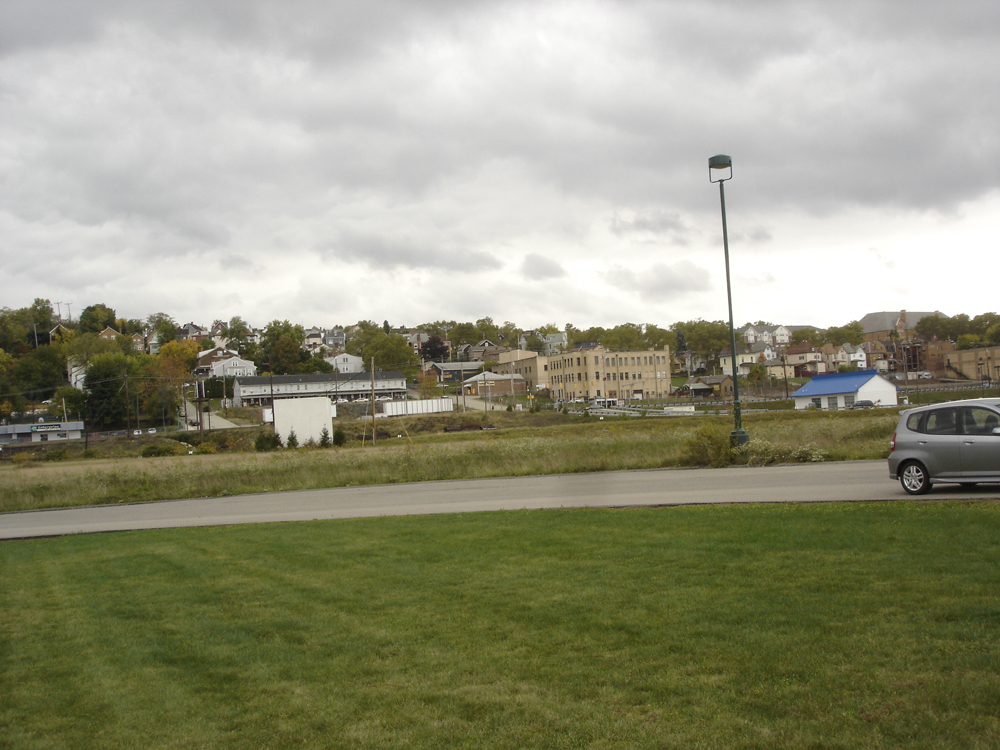
#> input picture isy-02/images/pano1.jpg, 1000 x 750 px
$ python -i ImageStitcher.py   (imports and definitions only)
#> lines starting #> are read from the running program, lines starting #| are printed output that depends on the picture
import numpy as np
import cv2


# complete the class ImageStitcher

class ImageStitcher:
    """A simple class for stitching two images. The class expects two color images"""

    def __init__(self, imagelist):

        self.imagelist = imagelist

        # match ratio to clean feature area from non-important ones
        self.distanceRatio = 0.75
        # theshold for homography
        self.reprojectionThreshold = 4.0

    def match_keypoints(self, kpsPano1, kpsPano2, descriptors1, descriptors2):
        """This function computes the matching of image features between two different
        images and a transformation matrix (aka homography) that we will use to unwarp the images
        and place them correctly next to each other. There is no need for modifying this, we will
        cover what is happening here later in the course.
        """
        # compute the raw matches using a Bruteforce matcher that
        # compares image descriptors/feature vectors in high-dimensional space
        # by employing K-Nearest-Neighbor match (more next course)
        bf = cv2.BFMatcher()
        rawmatches = bf.knnMatch(descriptors1, descriptors2, 2)
        matches = []

        # loop over the raw matches and filter them
        for m in rawmatches:
            # ensure the distance is within a certain ratio of each
            # other (i.e. David Lowe's ratio = 0.75)
            # in other words - panorama images need some useful overlap
            if len(m) == 2 and m[0].distance < m[1].distance * self.distanceRatio:
                matches.append((m[0].trainIdx, m[0].queryIdx))

        print("matches:", len(matches))
        # we need to compute a homography - more next course
        # computing a homography requires at least 4 matches
        if len(matches) > 4:
            # construct the two sets of points
            ptsPano1 = np.float32([kpsPano1[i].pt for (_, i) in matches])
            ptsPano2 = np.float32([kpsPano2[i].pt for (i, _) in matches])

            # compute the homography between the two sets of points
            (H, status) = cv2.findHomography(ptsPano1, ptsPano2, cv2.RANSAC, self.reprojectionThreshold)

            # we return the corresponding perspective transform and some
            # necessary status object + the used matches
            return (H, status, matches)

        # otherwise, no homograpy could be computed
        return None

    # [51 lines left out: functions draw_matches, crop_black, scale_to_width, not called in this run]

    def stitch_to_panorama(self, target_width=1000):

        # YOUR CODE HERE
        matchList = []
        baseImage = self.imagelist[0]
        warpedImg = None

        # 1. create feature extraction
        sift = cv2.xfeatures2d.SIFT_create()

        # 2. detect and compute keypoints and descriptors for the first image

        # 3. loop through the remaining images and detect and compute keypoints + descriptors
        for img in self.imagelist[1:]:
            kp, desc = sift.detectAndCompute(baseImage, None)
            kp2, desc2 = sift.detectAndCompute(img, None)
            # 4. match features between the two images consecutive images and check if the result might be None.
            H, status, matches = self.match_keypoints(kp, kp2, desc, desc2)
            if not matches:
                # if not enough matches were found we can't stitch and we break here
                break
            else:
                img_h, img_w = baseImage.shape[:2]
                matchImg = self.draw_matches(baseImage, img, kp, kp2, matches, status)
                matchList.append(self.scale_to_width(matchImg, target_width))
                warpedImg = cv2.warpPerspective(baseImage, H, (img_w * 2, img_h))
                warpedImg[0:img.shape[0]:, 0:img.shape[1]] = img
                baseImage = warpedImg

                # The result contains matches and a status object that can be used to draw the matches.
                # Additionally (and more importantly it contains the transformation matrix (homography matrix)
                # commonly refered to as H. That can and should be used with cv2.warpPerspective to transform
                # consecutive images such that they fit together.
                # make sure the size of the new (warped) image is large enough to support the overlap

                # the resulting image might be too wide (lot of black areas on the right) because there is a
                # substantial overlap

                # 5. create a new image using draw_matches containing the visualized matches

        # 6. return the resulting stitched image

        warpedImg = self.crop_black(warpedImg)
        warpedImg = self.scale_to_width(warpedImg, target_width)
        return (matchList, warpedImg)

>>> import cv2
>>> picture = cv2.imread('images/pano1.jpg', cv2.IMREAD_GRAYSCALE)
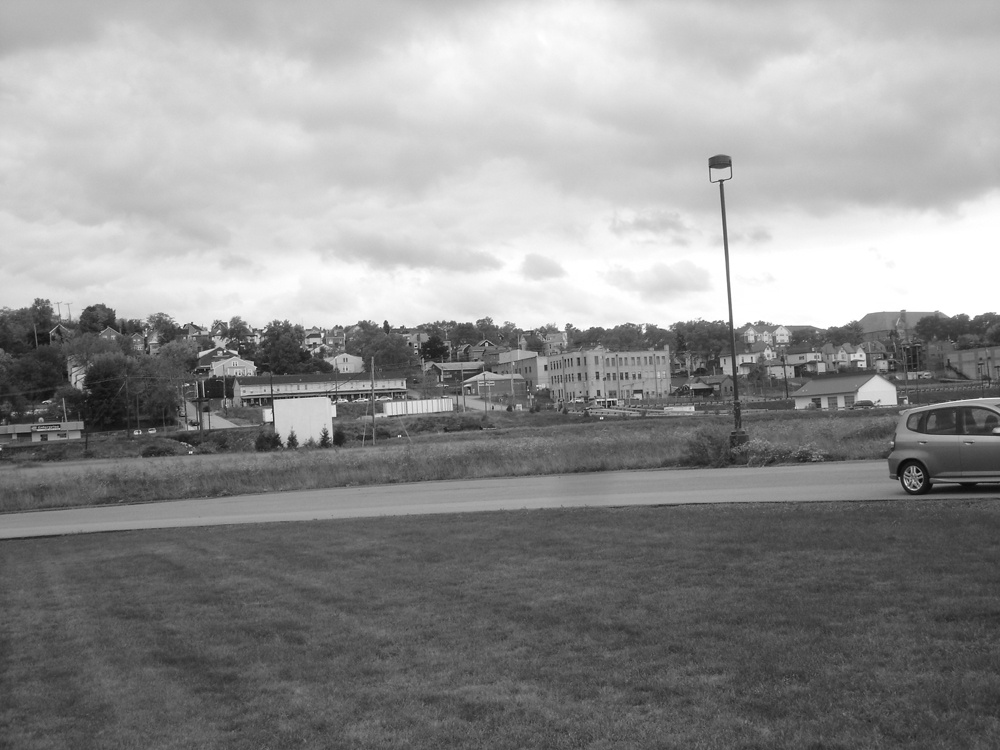
#> picture: shape (750, 1000); min 10, max 255, mean 145.4
>>> result = ImageStitcher(picture).stitch_to_panorama()
#> in stitch_to_panorama, `baseImage = self.imagelist[0]`: baseImage = 1000 values, max 239 at index 562, min 178 at index 2, mean 194.4
#> the loop in stitch_to_panorama, `for img in self.imagelist[1:]:` made 1 pass
#| matches: 0
#> after the loop in stitch_to_panorama, `for img in self.imagelist[1:]:`: matchList = []
#> (the run stopped early here; a loop or call above may not have finished)

$ run again, on isy-02/images/pano2.jpg
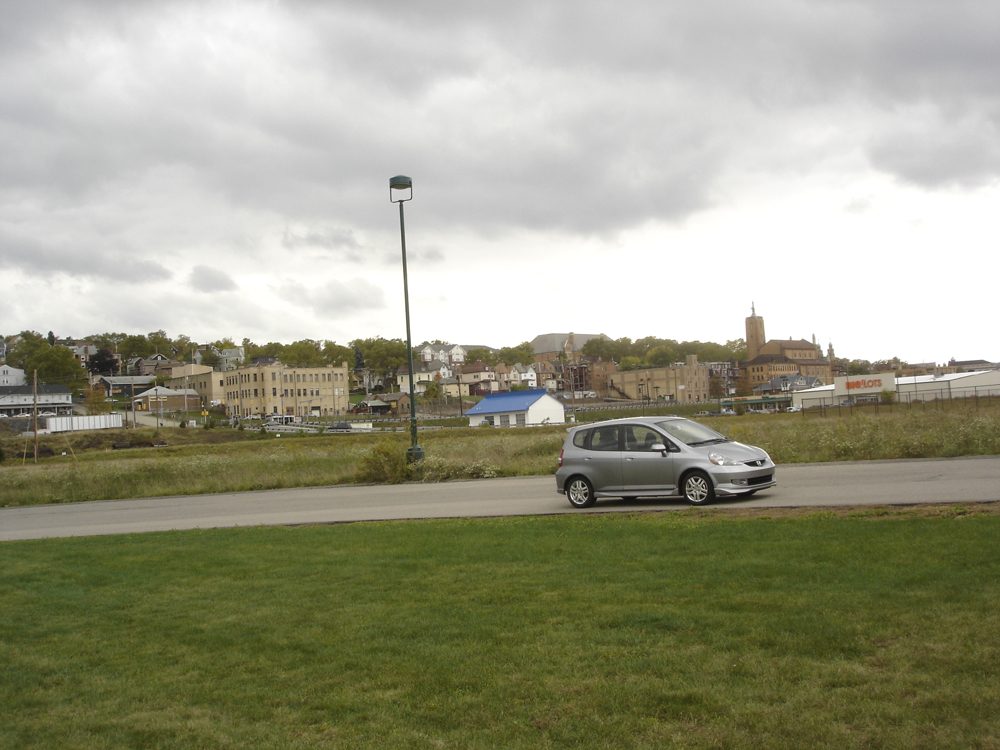
#> input picture isy-02/images/pano2.jpg, 1000 x 750 px
#> `picture = cv2.imread('images/pano1.jpg', cv2.IMREAD_GRAYSCALE)`:
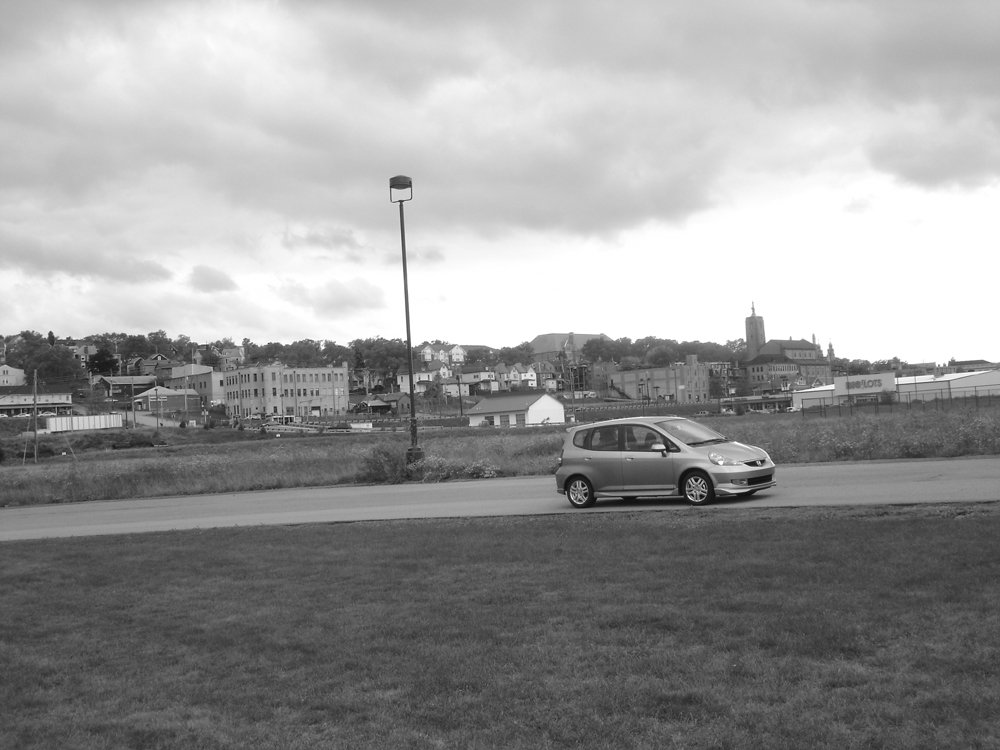
#> picture: shape (750, 1000); min 10, max 255, mean 153.3
#> baseImage = 1000 values, max 234 at index 231, min 174 at index 1, mean 198.1
#> the loop in stitch_to_panorama, `for img in self.imagelist[1:]:` made 1 pass
#| matches: 0
#> after the loop in stitch_to_panorama, `for img in self.imagelist[1:]:`: matchList = []

$ run again, on isy-02/images/pano3.jpg
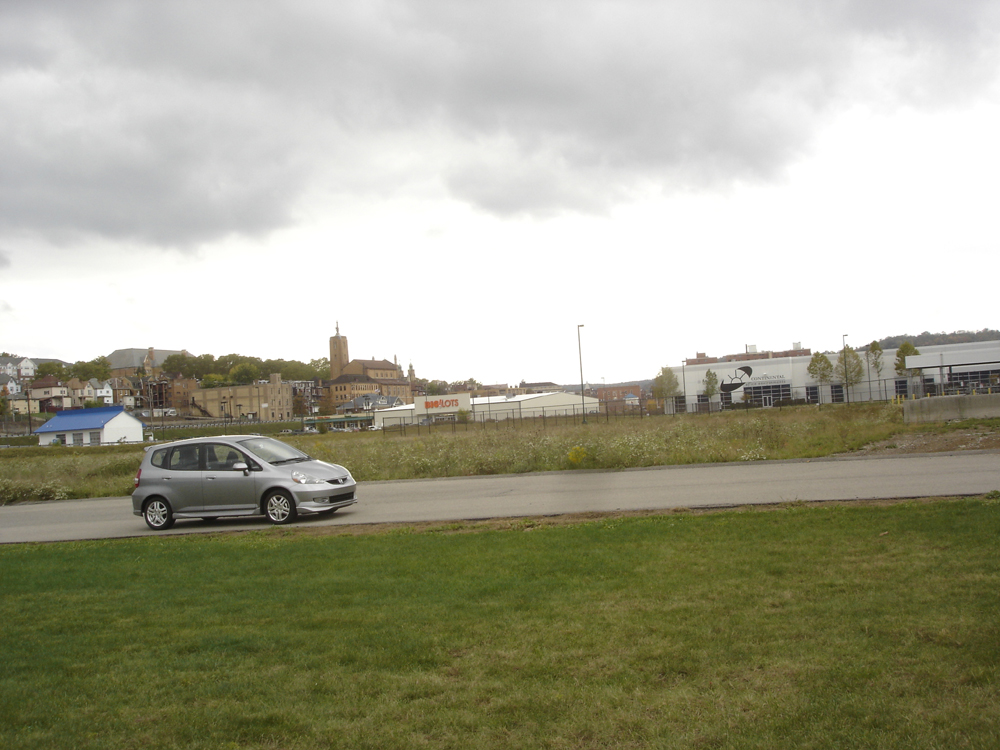
#> input picture isy-02/images/pano3.jpg, 1000 x 750 px
#> `picture = cv2.imread('images/pano1.jpg', cv2.IMREAD_GRAYSCALE)`:
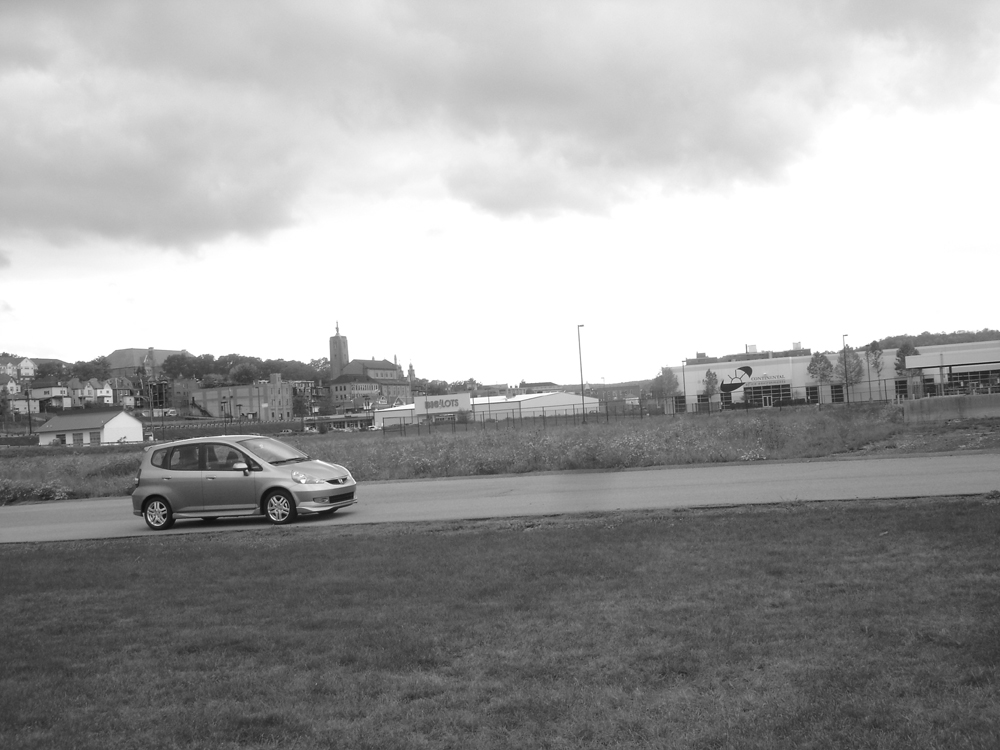
#> picture: shape (750, 1000); min 13, max 255, mean 162.2
#> baseImage = 1000 values, max 231 at index 605, min 172 at index 0, mean 210.8
#> the loop in stitch_to_panorama, `for img in self.imagelist[1:]:` made 1 pass
#| matches: 0
#> after the loop in stitch_to_panorama, `for img in self.imagelist[1:]:`: matchList = []

$ run again, on isy-02/images/pano4.jpg
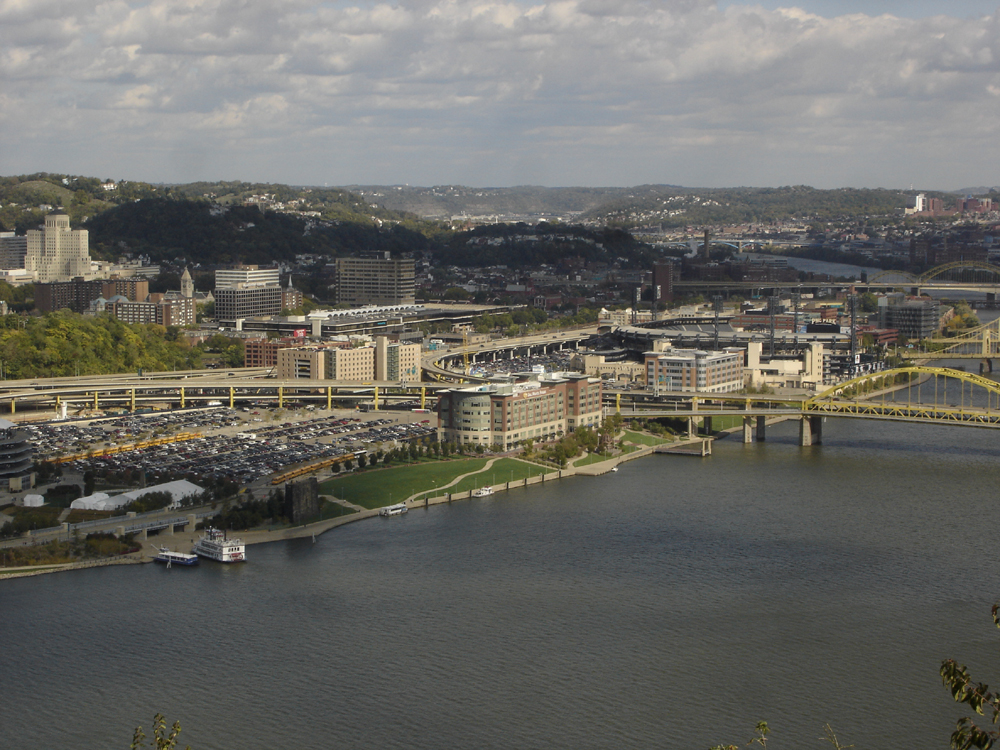
#> input picture isy-02/images/pano4.jpg, 1000 x 750 px
#> `picture = cv2.imread('images/pano1.jpg', cv2.IMREAD_GRAYSCALE)`:
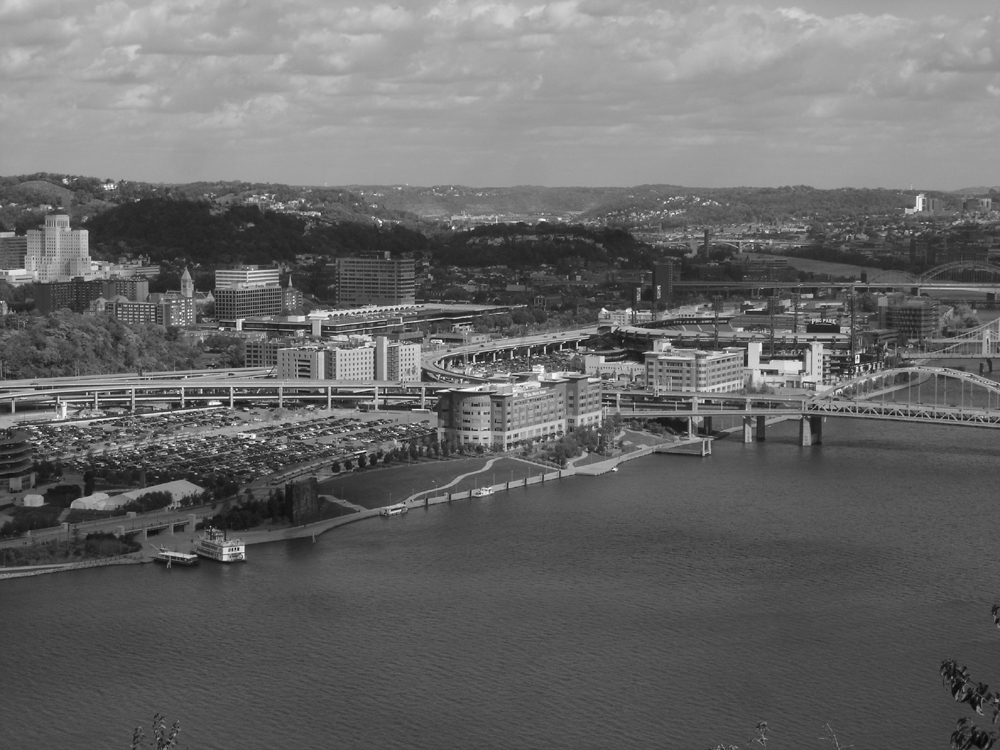
#> picture: shape (750, 1000); min 4, max 255, mean 104.6
#> baseImage = 1000 values, max 210 at index 15, min 155 at index 883, mean 171.3
#> the loop in stitch_to_panorama, `for img in self.imagelist[1:]:` made 1 pass
#| matches: 0
#> after the loop in stitch_to_panorama, `for img in self.imagelist[1:]:`: matchList = []
